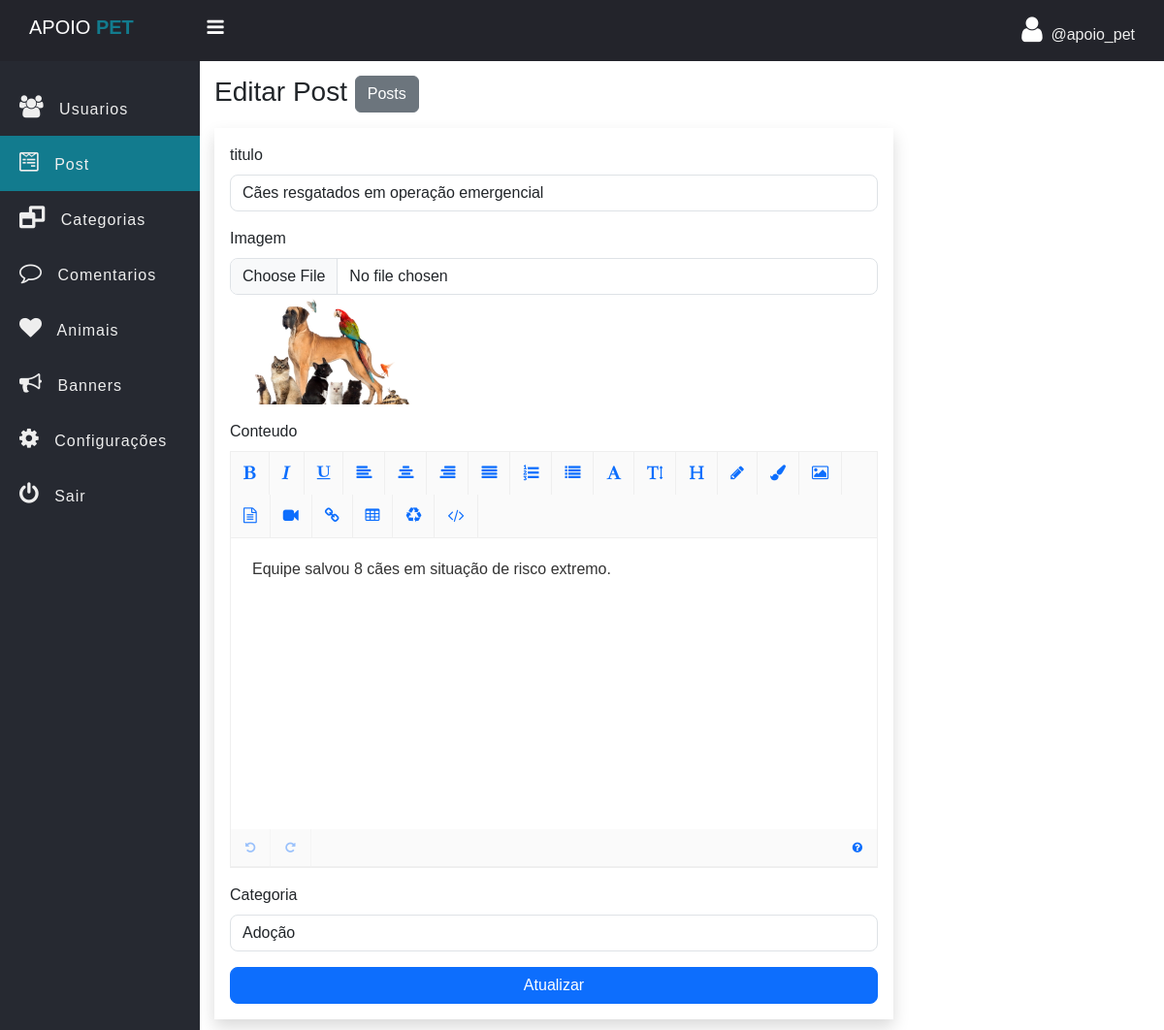
/admin/post-edit.php?post_id=27 (signed in), run on the app's committed database.
### tables this page shows
CREATE TABLE `post` (
  `post_id` int(11) NOT NULL,
  `post_title` varchar(127) NOT NULL,
  `post_text` text NOT NULL,
  `category` int(11) NOT NULL,
  `publish` int(2) NOT NULL DEFAULT 1,
  `cover_url` varchar(255) NOT NULL DEFAULT 'default.jpg',
  `crated_at` datetime NOT NULL DEFAULT current_timestamp()
);

CREATE TABLE `category` (
  `id` int(11) NOT NULL,
  `category` varchar(127) NOT NULL
);

### admin/data/Post.php (called while the page is built, shortened)
<?php
function getById($conn, $id){
   $sql = "SELECT * FROM post
           WHERE post_id=? AND publish=1";
   $stmt = $conn->prepare($sql);
   $stmt->execute([$id]);
   if($stmt->rowCount() >= 1){
         $data = $stmt->fetch();
         return $data;
   }else {
       return 0;
   }
}
function getAllCategories($conn){
   $sql = "SELECT * FROM category ORDER BY category";
   $stmt = $conn->prepare($sql);
   $stmt->execute();
   if($stmt->rowCount() >= 1){
         $data = $stmt->fetchAll();
         return $data;
   }else {
       return [];
   }
}

### admin/post-edit.php (the view, shortened to what this page needs)
<?php
if (isset($_SESSION['admin_id']) && isset($_SESSION['username']) && isset($_GET['post_id'])) {
?>
	<!DOCTYPE html>
	<html>
	<head>
		<link rel="stylesheet" href="https://stackpath.bootstrapcdn.com/font-awesome/4.7.0/css/font-awesome.min.css">
		<link href="https://cdn.jsdelivr.net/npm/bootstrap@5.3.0/dist/css/bootstrap.min.css" rel="stylesheet">
		<link rel="stylesheet" href="../assets/CSS/side-bar.css">
		<link rel="stylesheet" href="../assets/CSS/style.css">
		<link rel="stylesheet" href="../css/richtext.min.css">
	</head>
	<body>
		<?php
		include "inc/side-nav.php";
		include_once("data/Post.php");
		include_once("../db_conn.php");
		$post_id =  $_GET['post_id'];
		$post = getById($conn, $post_id);
		$categories = getAllCategories($conn);
		?>
		<div class="main-table">
			<h3 class="mb-3">Editar Post
				<a href="post.php" class="btn btn-secondary">Posts</a>
			</h3>
			<form class="shadow p-3"
				action="req/post-edit.php"
				method="post"
				enctype="multipart/form-data">
				<div class="mb-3">
					<label class="form-label">titulo</label>
					<input type="text"
						class="form-control"
						name="title"
						value="<?= $post['post_title'] ?>">
				</div>
				<div class="mb-3">
					<label class="form-label">Imagem</label>
					<input type="file"
						class="form-control"
						name="cover">
					<img src="../upload/blog/<?= $post['cover_url'] ?>" width="200">
				</div>
				<div class="mb-3">
					<label class="form-label">Conteudo</label>
				</div>
				<div class="mb-3">
					<label class="form-label">Categoria</label>
					<select name="category" class="form-control">
						<?php foreach ($categories as $category) {
						?>
							<option value="<?= $category['id'] ?>"
								<?php echo ($category['id'] == $post['category']) ? "selected" : "" ?>>
								<?= $category['category'] ?></option>
						<?php } ?>
					</select>
				</div>
				<button type="submit" class="btn btn-primary">Atualizar</button>
			</form>
		</div>
		</section>
		</div>
	</body>
	</html>
<?php } else {
	header("Location: ../admin-login.php");
	exit;
} ?>

### assets/CSS/side-bar.css (style rules this page uses)
* { padding: 0; margin: 0; box-sizing: border-box; font-family: arial, sans-serif; }

### assets/CSS/style.css (style rules this page uses)
img { max-width: 100%; }
.main-table { width: 90%; max-width: 700px; }
.form-control { border-radius: 8px; }
.btn-primary { width: 100%; border-radius: 8px; }

### data on the page
post: title "Cães resgatados em operação emergencial", cover_url (picture), category "Adoção"

### other printed values
$_SESSION['username'] "apoio_pet"
